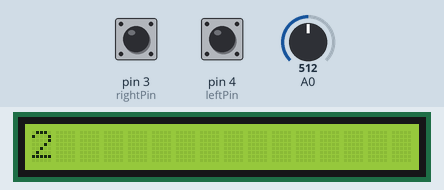
Bench run of a sketch on a simulated Arduino Uno, built with avr-gcc and run on an emulated ATmega328P. On the bench: 16×1 character LCD. The inputs (shaded band) are chosen by the test bench; at power-on: A0 = 512, pin 3 (rightPin) LOW, pin 4 (leftPin) HIGH.

Above: at 0.87 s.
1.3 s: A0 set to 716
At 1.58 s:
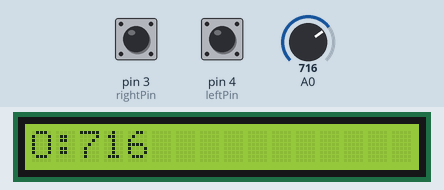
3.0 s: A0 set to 900
At 3.2 s:
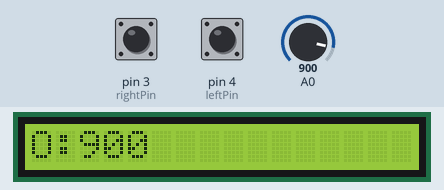
4.6 s: pin 3 (rightPin) pulled HIGH for 3.2 s
10.8 s: A0 set to 1023
At 11.0 s:
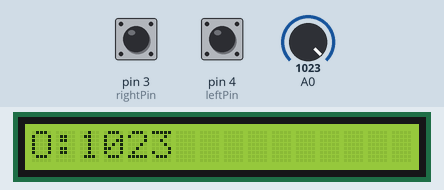
Timing chart, 0 to 13.4 s (numbered marks = the images above; inputs shaded):
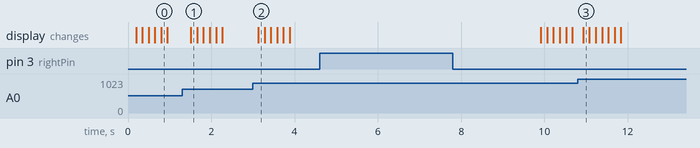

Measured:
- after the input at 1.3 s, the display: changes after 0.21 s (image 1)
- after the input at 3.0 s, the display: changes after 0.13 s (image 2)

The sketch:

exercise-03-analog-value-on-lcd.ino
```cpp
//由LCD顯示串列輸入的內容，Pin3與Pin4以正向邏輯方式連接
#include <Wire.h>
#include <LiquidCrystal.h>
#include <LiquidCrystal_I2C.h>
LiquidCrystal_I2C lcd(0x27, 2, 1, 0, 4, 5, 6, 7, 3, POSITIVE); // Addr, En, Rw, Rs, d4, d5, d6, d7, backlighpin, polarity
const int rightPin = 3, leftPin = 4;
void setup()
{
  lcd.begin(16, 1);
  lcd.backlight();
  lcd.setCursor(0, 0);
  lcd.print("Anaglog Value");
  lcd.setCursor(0, 1);
  lcd.print("On LCD");
  pinMode(rightPin, INPUT);
  pinMode(leftPin, INPUT);
  Serial.begin(115200);
}
void loop()
{
  static int lastestValue = 0;
  //read A0 value
  int currentValue = analogRead(A0);

  if (currentValue != lastestValue)
  {
    delay(100);// wait a bit for the entire message to arrive
    lcd.clear();// clear the screen
    lcd.print("AO:"+String(currentValue));// display each character to the LCD
    lastestValue=currentValue;
  }
  if (digitalRead(rightPin) == HIGH && digitalRead(leftPin) == LOW) {
    lcd.scrollDisplayRight();
    delay(150);
  }
  else if (digitalRead(rightPin) == LOW && digitalRead(leftPin) == HIGH) {
    lcd.scrollDisplayLeft();
    delay(150);
  }
}
```
